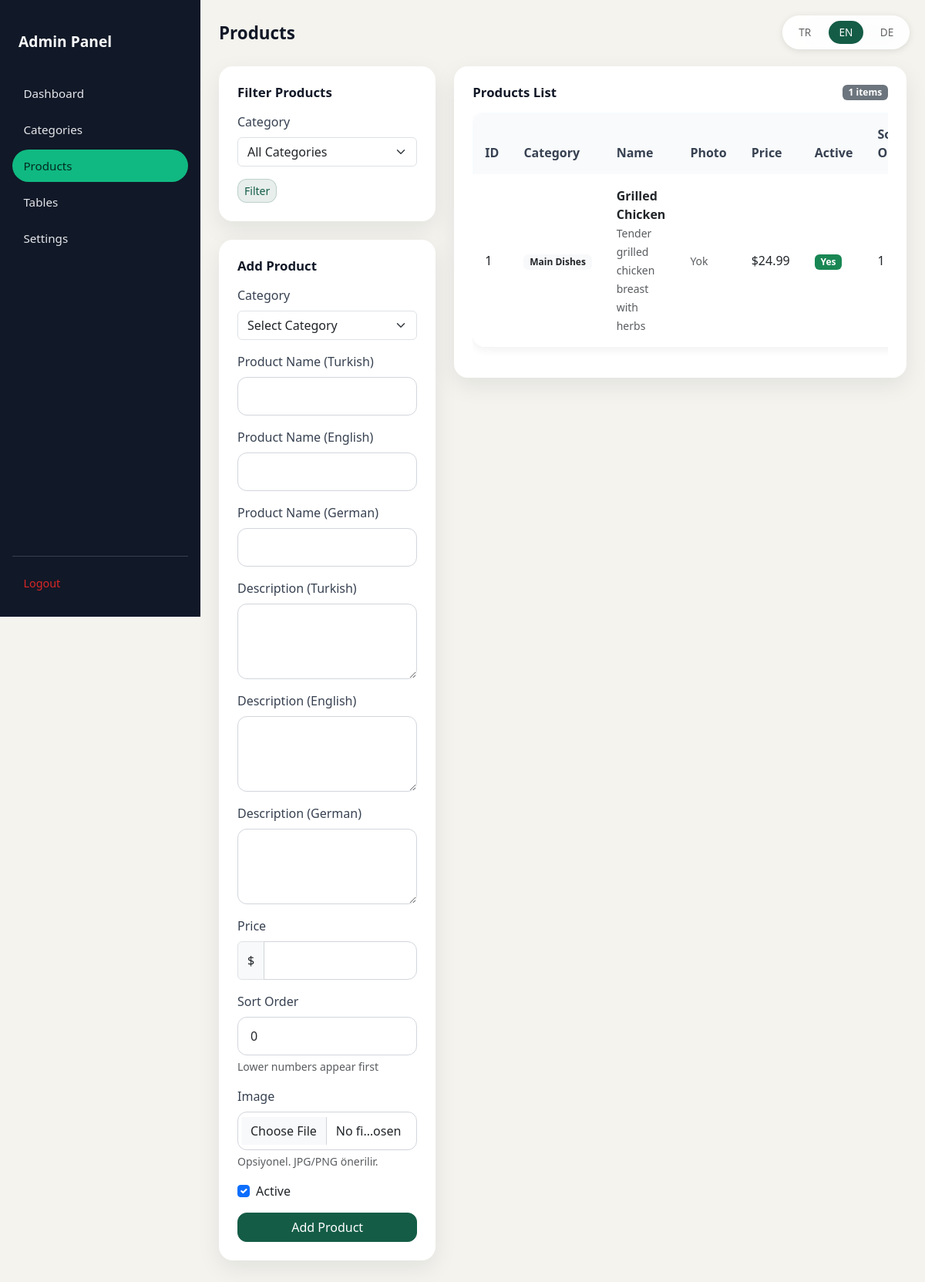
/admin/products.php (signed in), run on the app's committed database.
### tables this page shows
CREATE TABLE IF NOT EXISTS products (
    id INT AUTO_INCREMENT PRIMARY KEY,
    category_id INT NOT NULL,
    name VARCHAR(150),
    description TEXT,
    price DECIMAL(10,2),
    is_active TINYINT(1) DEFAULT 1,
    sort_order INT DEFAULT 0,
    FOREIGN KEY (category_id) REFERENCES categories(id) ON DELETE CASCADE
);

CREATE TABLE IF NOT EXISTS categories (
    id INT AUTO_INCREMENT PRIMARY KEY,
    restaurant_id INT NOT NULL,
    name VARCHAR(100),
    sort_order INT DEFAULT 0,
    created_at TIMESTAMP DEFAULT CURRENT_TIMESTAMP,
    FOREIGN KEY (restaurant_id) REFERENCES restaurants(id) ON DELETE CASCADE
);

### app/includes/lang.php (called while the page is built, shortened)
<?php
function getSupportedLanguages(): array {
    return [
        'tr' => ['code' => 'tr', 'name' => 'Türkçe'],
        'en' => ['code' => 'en', 'name' => 'English'],
        'de' => ['code' => 'de', 'name' => 'Deutsch'],
    ];
}
function t(string $key, array $replacements = []): string {
    $translation = $GLOBALS['translations'][$key] ?? $key;
    return $translation;
}
function getCurrentLangCode(): string {
    return $GLOBALS['current_lang'];
}
function buildLanguageUrl(string $langCode): string {
    $currentUrl = $_SERVER['REQUEST_URI'];
    $urlParts = parse_url($currentUrl);
    $queryParams = [];
    $queryParams['lang'] = $langCode;
    $newQuery = http_build_query($queryParams);
    $newUrl = $urlParts['path'] . ($newQuery ? '?' . $newQuery : '');
    return $newUrl;
}
?>

### public/admin/products.php (the view, shortened to what this page needs)
<?php
$pdo = getDb();
$editProduct = null;
$filterCategoryId = $_GET['category_id'] ?? '';
try {
    $sql = "SELECT p.*, c.name AS category_name
            FROM products p
            JOIN categories c ON c.id = p.category_id
            WHERE c.restaurant_id = 1";
    $sql .= " ORDER BY c.sort_order, c.id, p.sort_order, p.id";
    $stmt = $pdo->prepare($sql);
    $stmt->execute();
    $products = $stmt->fetchAll();
} catch (PDOException $e) {
    $error = 'Error fetching products: ' . $e->getMessage();
    $products = [];
}
?>
<!DOCTYPE html>
<html lang="<?= getCurrentLangCode() ?>">
<head>
    <link href="https://cdn.jsdelivr.net/npm/bootstrap@5.3.0/dist/css/bootstrap.min.css" rel="stylesheet">
    <link href="/assets/admin.css?v=123456" rel="stylesheet">
</head>
<body class="admin-body">
    <div class="language-switcher">
        <?php
        $supportedLangs = getSupportedLanguages();
        $currentLang = getCurrentLangCode();
        ?>
        <?php foreach ($supportedLangs as $langCode => $langInfo): ?>
            <a href="<?= buildLanguageUrl($langCode) ?>"
               class="btn btn-sm <?= $currentLang === $langCode ? 'active' : '' ?>"
               title="<?= htmlspecialchars($langInfo['name']) ?>">
                <?= strtoupper($langCode) ?>
            </a>
        <?php endforeach; ?>
    </div>
    <div class="admin-layout">
        <div class="admin-sidebar" id="mobileSidebar">
            <a href="/admin/dashboard.php" class="admin-sidebar-brand"><?= t('admin.title') ?></a>
            <nav class="admin-sidebar-nav">
                <a href="/admin/dashboard.php"><?= t('admin.dashboard') ?></a>
                <a href="/admin/categories.php"><?= t('admin.categories') ?></a>
                <a href="/admin/products.php" class="active"><?= t('admin.products') ?></a>
                <a href="/admin/tables.php"><?= t('admin.tables') ?></a>
                <a href="/admin/settings.php"><?= t('admin.settings') ?></a>
            </nav>
            <div class="admin-sidebar-footer">
                <a href="/admin/logout.php"><?= t('admin.logout') ?></a>
            </div>
        </div>
        <div class="admin-content">
            <div class="admin-topbar">
                <h1 class="admin-page-title">Products</h1>
                <a href="/admin/dashboard.php" class="btn btn-primary-soft">← Dashboard</a>
            </div>
            <div class="row">
                <div class="col-lg-4">
                    <div class="admin-card mb-4">
                        <div class="admin-card-header">
                            <h6 class="admin-card-title">Filter Products</h6>
                        </div>
                        <form method="GET">
                            <div class="mb-3">
                                <label for="filter_category" class="form-label">Category</label>
                                <select class="form-select" id="filter_category" name="category_id">
                                    <option value="">All Categories</option>
                                </select>
                            </div>
                            <button type="submit" class="btn btn-primary-soft btn-sm">Filter</button>
                        </form>
                    </div>
                    <div class="admin-card">
                        <div class="admin-card-header">
                            <h6 class="admin-card-title"><?= $editProduct ? t('admin.edit_product') : t('admin.add_product') ?></h6>
                        </div>
                <form method="POST" enctype="multipart/form-data">
                    <div class="mb-3">
                        <label for="category_id" class="form-label"><?= t('admin.category') ?></label>
                        <select class="form-select" id="category_id" name="category_id" required>
                            <option value="">Select Category</option>
                        </select>
                    </div>
                    <div class="mb-3">
                        <label for="name" class="form-label"><?= t('admin.product_name_tr') ?></label>
                        <input type="text" class="form-control" id="name" name="name"
                               value="<?= htmlspecialchars($editProduct['name'] ?? '') ?>" required>
                    </div>
                    <div class="mb-3">
                        <label for="name_en" class="form-label"><?= t('admin.product_name_en') ?></label>
                        <input type="text" class="form-control" id="name_en" name="name_en"
                               value="<?= htmlspecialchars($editProduct['name_en'] ?? '') ?>">
                    </div>
                    <div class="mb-3">
                        <label for="name_de" class="form-label"><?= t('admin.product_name_de') ?></label>
                        <input type="text" class="form-control" id="name_de" name="name_de"
                               value="<?= htmlspecialchars($editProduct['name_de'] ?? '') ?>">
                    </div>
                    <div class="mb-3">
                        <label for="description" class="form-label"><?= t('admin.product_description_tr') ?></label>
                        <textarea class="form-control" id="description" name="description" rows="3"><?= htmlspecialchars($editProduct['description'] ?? '') ?></textarea>
                    </div>
                    <div class="mb-3">
                        <label for="description_en" class="form-label"><?= t('admin.product_description_en') ?></label>
                        <textarea class="form-control" id="description_en" name="description_en" rows="3"><?= htmlspecialchars($editProduct['description_en'] ?? '') ?></textarea>
                    </div>
                    <div class="mb-3">
                        <label for="description_de" class="form-label"><?= t('admin.product_description_de') ?></label>
                        <textarea class="form-control" id="description_de" name="description_de" rows="3"><?= htmlspecialchars($editProduct['description_de'] ?? '') ?></textarea>
                    </div>
                    <div class="mb-3">
                        <label for="price" class="form-label"><?= t('admin.price') ?></label>
                        <div class="input-group">
                            <span class="input-group-text">$</span>
                            <input type="number" class="form-control" id="price" name="price"
                                   step="0.01" min="0" value="<?= $editProduct['price'] ?? '' ?>">
                        </div>
                    </div>
                    <div class="mb-3">
                        <label for="sort_order" class="form-label"><?= t('admin.sort_order') ?></label>
                        <input type="number" class="form-control" id="sort_order" name="sort_order"
                               value="<?= $editProduct['sort_order'] ?? 0 ?>" min="0">
                        <div class="form-text">Lower numbers appear first</div>
                    </div>
                    <div class="mb-3">
                        <label class="form-label"><?= t('admin.image') ?></label>
                        <input type="file" name="image" class="form-control">
                        <div class="form-text">Opsiyonel. JPG/PNG önerilir.</div>
                    </div>
                    <div class="mb-3">
                        <div class="form-check">
                            <input class="form-check-input" type="checkbox" id="is_active" name="is_active"
                                <?= (!$editProduct || $editProduct['is_active']) ? 'checked' : '' ?>>
                            <label class="form-check-label" for="is_active">
                                <?= t('admin.active') ?>
                            </label>
                        </div>
                    </div>
                    <div class="d-grid gap-2">
                        <button type="submit" class="btn btn-primary">
                            <?= $editProduct ? t('admin.edit_product') : t('admin.add_product') ?>
                        </button>
                    </div>
                        </form>
                    </div>
                </div>
                <div class="col-lg-8">
                    <div class="admin-card">
                        <div class="admin-card-header">
                            <h6 class="admin-card-title">
                                Products List
                            </h6>
                            <span class="badge bg-secondary"><?= count($products) ?> items</span>
                        </div>
                <?php if (empty($products)): ?>
                    <div class="text-center py-4">
                        <p class="text-muted">
                            <?php if ($filterCategoryId): ?>
                                No products found in the selected category.
                            <?php else: ?>
                                No products found. Add your first product using the form on the left.
                            <?php endif; ?>
                        </p>
                    </div>
                <?php else: ?>
                    <div class="table-responsive">
                        <table class="table table-rounded">
                            <thead>
                                <tr>
                                    <th>ID</th>
                                    <th>Category</th>
                                    <th>Name</th>
                                    <th>Photo</th>
                                    <th>Price</th>
                                    <th>Active</th>
                                    <th>Sort Order</th>
                                </tr>
                            </thead>
                            <tbody>
                                <?php foreach ($products as $product): ?>
                                    <tr>
                                        <td><?= $product['id'] ?></td>
                                        <td>
                                            <span class="badge bg-light text-dark">
                                                <?= htmlspecialchars($product['category_name']) ?>
                                            </span>
                                        </td>
                                        <td>
                                            <strong><?= htmlspecialchars($product['name']) ?></strong>
                                            <?php if (!empty($product['description'])): ?>
                                                <br><small class="text-muted"><?= htmlspecialchars(substr($product['description'], 0, 60)) ?><?= strlen($product['description']) > 60 ? '...' : '' ?></small>
                                            <?php endif; ?>
                                        </td>
                                        <td>
                                            <?php if (!empty($product['image'])): ?>
                                                <img src="<?= htmlspecialchars($product['image']) ?>" alt="Fotoğraf" style="max-height: 50px;">
                                            <?php else: ?>
                                                <span class="text-muted small">Yok</span>
                                            <?php endif; ?>
                                        </td>
                                        <td>$<?= number_format($product['price'], 2) ?></td>
                                        <td>
                                            <?php if ($product['is_active']): ?>
                                                <span class="badge bg-success">Yes</span>
                                            <?php else: ?>
                                                <span class="badge bg-secondary">No</span>
                                            <?php endif; ?>
                                        </td>
                                        <td><?= $product['sort_order'] ?></td>
                                    </tr>
                                <?php endforeach; ?>
                            </tbody>
                        </table>
                        </div>
                    <?php endif; ?>
                </div>
            </div>
        </div>
    </div>
</body>
</html>

### data on the page
products: id "1", category.name "Main Dishes", name "Grilled Chicken", description "Tender grilled chicken breast with herbs", price "24.99", is_active "Yes", sort_order "1"

### other printed values
$langCode "TR"
$langCode "EN"
$langCode "DE"
t('admin.title') "Admin Panel"
t('admin.dashboard') "Dashboard"
t('admin.categories') "Categories"
t('admin.products') "Products"
t('admin.tables') "Tables"
t('admin.settings') "Settings"
t('admin.logout') "Logout"
t('admin.add_product') "Add Product"
t('admin.category') "Category"
t('admin.product_name_tr') "Product Name (Turkish)"
t('admin.product_name_en') "Product Name (English)"
t('admin.product_name_de') "Product Name (German)"
